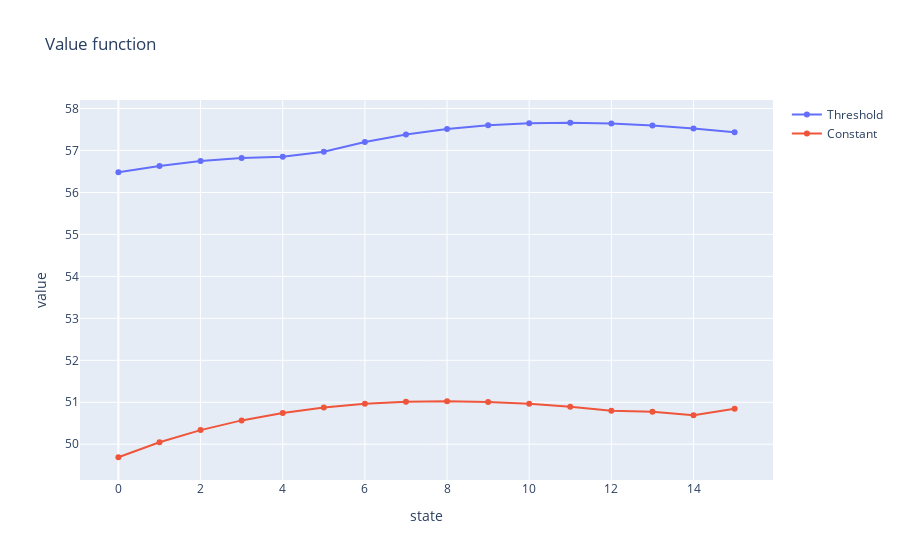

Notebook cell for this chart:
### Markdown cell above
**Evaluate two different policies and visualize their values for the different states in order to decide which one is better.**

### Code cell
policy1=PiThreshold
policy2=PiConstant
values1=EvaluatePolicy(policy1)
values2=EvaluatePolicy(policy2)
"""
plt.figure(figsize=(10,5))
plt.plot(values1,label="Threshold")
plt.plot(values2,label="Constant")
plt.legend()
plt.xlabel("state")
plt.ylabel("value")
plt.show()
"""
X=list(range(M+1))
fig=go.Figure()
fig.add_trace(go.Scatter(x=X,y=values1[:,0],name="Threshold"))
fig.add_trace(go.Scatter(x=X,y=values2[:,0],name="Constant"))
fig.update_layout(title="Value function",xaxis_title="state",yaxis_title="value")
fig.show()

### Figure 1 — Plotly figure (JSON) as saved in the notebook; plotly's stock layout.template omitted (floating-point values rounded to 4 significant figures)
{"data": [{"name": "Threshold", "type": "scatter", "x": [0, 1, 2, 3, 4, 5, 6, 7, 8, 9, 10, 11, 12, 13, 14, 15], "y": [56.48, 56.63, 56.75, 56.82, 56.85, 56.97, 57.2, 57.38, 57.51, 57.6, 57.65, 57.66, 57.64, 57.6, 57.53, 57.43]}, {"name": "Constant", "type": "scatter", "x": [0, 1, 2, 3, 4, 5, 6, 7, 8, 9, 10, 11, 12, 13, 14, 15], "y": [49.69, 50.05, 50.34, 50.57, 50.75, 50.88, 50.96, 51.01, 51.03, 51.01, 50.96, 50.89, 50.8, 50.77, 50.69, 50.85]}], "layout": {"title": {"text": "Value function"}, "xaxis": {"title": {"text": "state"}}, "yaxis": {"title": {"text": "value"}}}}
